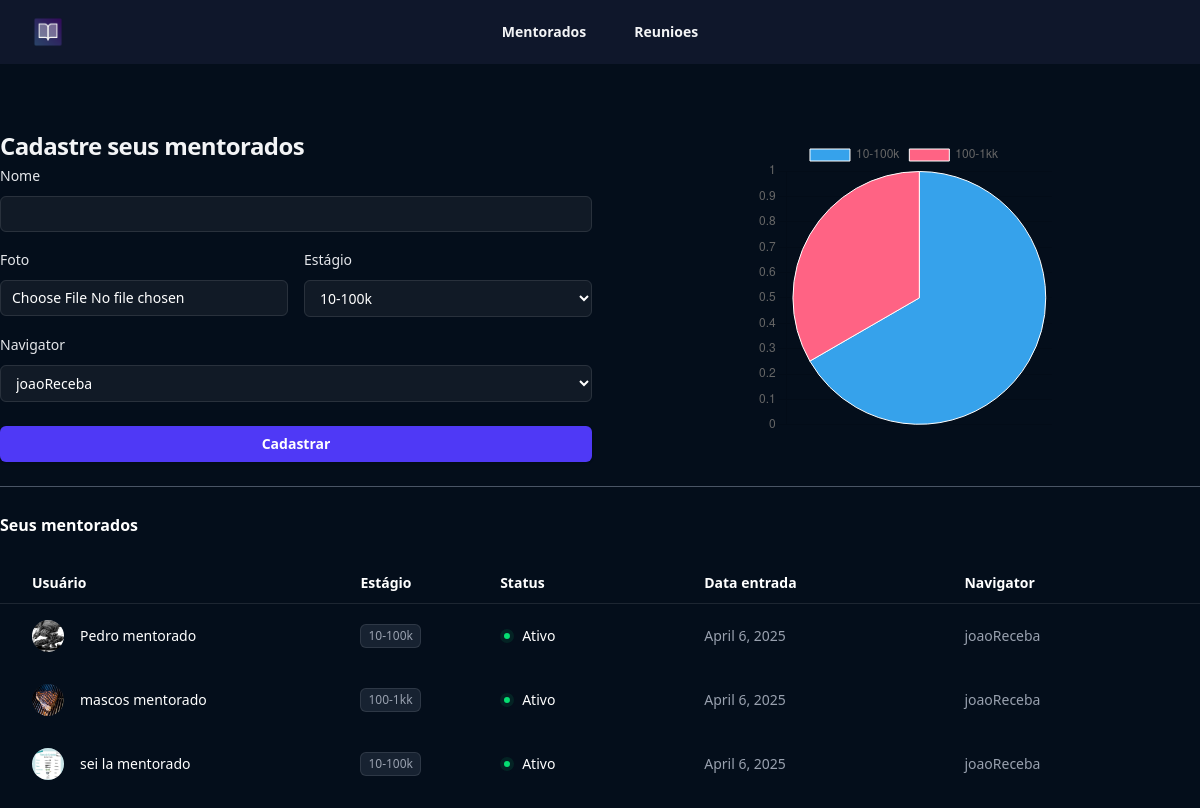
Page /mentorados/ (signed in) on the committed database.
### mentorados/models.py (models this page shows, shortened)
class Mentorados(models.Model):
    estado_choices = (("E1", "10-100k"), ("E2", "100-1kk"))
    nome = models.CharField(max_length=255)
    foto = models.ImageField(upload_to="fotos", null=True, blank=True)
    estagio = models.CharField(max_length=2, choices=estado_choices)
    navigator = models.ForeignKey(Navigators, null=True, on_delete=models.CASCADE)
    user = models.ForeignKey(User, on_delete=models.CASCADE)  # mentor
    criado_em = models.DateField(auto_now_add=True)
    token = models.CharField(max_length=16)

class Navigators(models.Model):
    nome = models.CharField(max_length=255)
    user = models.ForeignKey(User, on_delete=models.CASCADE)  # mentor

### mentorados/views.py (the view, shortened to what this page needs)
# urls.py: path("mentorados/", include("mentorados.urls")),
def mentorados(request):
    if not request.user.is_authenticated:
        return redirect("login")
    if request.method == "GET":
        navigators = Navigators.objects.filter(user=request.user)
        mentorados = Mentorados.objects.filter(user=request.user)
        estagios_flat = []
        qtd_estagios = []
        for item in Mentorados.estado_choices:
            estagios_flat.append(item[1])
        for i, j in Mentorados.estado_choices:
            x = Mentorados.objects.filter(estagio=i, user=request.user).count()
            qtd_estagios.append(x)
        return render(
            request,
            "mentorados.html",
            {
                "estagios": Mentorados.estado_choices,
                "navigators": navigators,
                "mentorados": mentorados,
                "estagios_flat": estagios_flat,
                "qtd_estagios": qtd_estagios,
            },
        )

### mentorados/templates/mentorados.html (shortened to what this page needs)
{% extends "base.html" %} {% load static %} {% block 'body' %}
<header class="bg-slate-900">
  <nav
    class="flex items-center justify-between p-4 lg:px-8"
    aria-label="Global"
  >
    <div class="flex lg:flex-1">
      <a href="#" class="-m-1.5 p-1.5">
        <img class="h-8 w-auto" src="{% static 'logo.png' %}" alt="">
      </a>
    </div>
    <div class="hidden lg:flex lg:gap-x-12">
      <a href="{% url "mentorados" %}" class="text-sm/6 font-semibold text-gray-100">Mentorados</a>
      <a href="{% url "reunioes" %}" class="text-sm/6 font-semibold text-gray-100">Reunioes</a>
    </div>
  </nav>
</header>
<div class="bg-[#040e1b] min-h-screen">
  <div class="max-w-7xl mx-auto py-12">
    <div class="grid grid-cols-2 gap-4">
      <div>
        <form
          action="{% url 'mentorados' %}"
          method="POST"
          enctype="multipart/form-data"
        >
          <h2 class="mt-4 text-2xl/9 font-bold tracking-tight text-gray-100">
            Cadastre seus mentorados
          </h2>
          <div>
            <label for="email" class="block text-sm/6 font-medium text-gray-200"
              >Nome</label
            >
            <div class="mt-2">
              <input
                type="text"
                name="nome"
                required
                class="block w-full rounded-md bg-white/5 px-3 py-1.5 text-base text-white outline outline-1 -outline-offset-1 outline-white/10 placeholder:text-gray-500 focus:outline focus:outline-2 focus:-outline-offset-2 focus:outline-indigo-500 sm:text-sm/6"
              />
            </div>
          </div>
          <div class="grid grid-cols-2 gap-4 mt-4">
            <div>
              <label class="block text-sm/6 font-medium text-gray-200"
                >Foto</label
              >
              <div class="mt-2">
                <input
                  type="file"
                  name="foto"
                  id="foto"
                  autocomplete="foto"
                  required
                  class="block w-full rounded-md bg-white/5 px-3 py-1.5 text-base text-white outline outline-1 -outline-offset-1 outline-white/10 placeholder:text-gray-500 focus:outline focus:outline-2 focus:-outline-offset-2 focus:outline-indigo-500 sm:text-sm/6"
                />
              </div>
            </div>
            <div>
              <label class="block text-sm/6 font-medium text-gray-200"
                >Estágio</label
              >
              <div class="mt-2">
                <select
                  name="estagio"
                  id=""
                  class="block w-full rounded-md bg-white/5 px-3 py-2 text-base text-white outline outline-1 -outline-offset-1 outline-white/10 placeholder:text-gray-500 focus:outline focus:outline-2 focus:-outline-offset-2 focus:outline-indigo-500 sm:text-sm/6"
                >
                  {% for estagio in estagios %}
                  <option class="text-slate-900" value="{{estagio.0}}">
                    {{estagio.1}}
                  </option>
                  {% endfor %}
                </select>
              </div>
            </div>
          </div>
          <div class="mt-4">
            <label class="block text-sm/6 font-medium text-gray-200"
              >Navigator</label
            >
            <div class="mt-2">
              <select
                name="navigator"
                id=""
                class="block w-full rounded-md bg-white/5 px-3 py-2 text-base text-white outline outline-1 -outline-offset-1 outline-white/10 placeholder:text-gray-500 focus:outline focus:outline-2 focus:-outline-offset-2 focus:outline-indigo-500 sm:text-sm/6"
              >
                {% for navigator in navigators %}
                <option value="{{navigator.id}}">{{navigator.nome}}</option>
                {% endfor %}
              </select>
            </div>
            <br />
            <button
              type="submit"
              class="flex w-full justify-center cursor-pointer rounded-md bg-indigo-600 px-3 py-1.5 text-sm/6 font-semibold text-white shadow-sm hover:bg-indigo-500 focus-visible:outline focus-visible:outline-2 focus-visible:outline-offset-2 focus-visible:outline-indigo-600"
            >
              Cadastrar
            </button>
          </div>
        </form>
      </div>
      <div class="flex justify-center items-center w-1/2 mx-auto">
        <canvas id="myChart" class="w-24 h-24"></canvas>
      </div>
    </div>
    <div class="mt-6">
      <hr class="border-gray-600" />
      <br />
      <h2 class="text-base/7 font-semibold text-white">Seus mentorados</h2>
      <table class="mt-6 w-full whitespace-nowrap text-left">
        <thead class="border-b border-white/10 text-sm/6 text-white">
          <tr>
            <th
              scope="col"
              class="py-2 pl-4 pr-8 font-semibold sm:pl-6 lg:pl-8"
            >
              Usuário
            </th>
            <th
              scope="col"
              class="hidden py-2 pl-0 pr-8 font-semibold sm:table-cell"
            >
              Estágio
            </th>
            <th
              scope="col"
              class="py-2 pl-0 pr-4 text-right font-semibold sm:pr-8 sm:text-left lg:pr-20"
            >
              Status
            </th>
            <th
              scope="col"
              class="hidden py-2 pl-0 pr-8 font-semibold md:table-cell lg:pr-20"
            >
              Data entrada
            </th>
            <th
              scope="col"
              class="hidden py-2 pl-0 pr-8 font-semibold md:table-cell lg:pr-20"
            >
              Navigator
            </th>
          </tr>
        </thead>
        {% for mentorado in mentorados %}
        <tbody class="divide-y divide-white/5">
          <tr>
            <td class="py-4 pl-4 pr-8 sm:pl-6 lg:pl-8">
              <div class="flex items-center gap-x-4">
                <img
                  src="{{mentorado.foto.url}}"
                  alt=""
                  class="size-8 rounded-full bg-gray-800"
                />
                <a href="{% url 'tarefa' mentorado.id %}">
                <div class="truncate text-sm/6 font-medium text-white">
                  {{mentorado.nome}}
                </div>
              </div>
            </td>
            <td class="hidden py-4 pl-0 pr-4 sm:table-cell sm:pr-8">
              <div class="flex gap-x-3">
                <div
                  class="rounded-md bg-gray-700/40 px-2 py-1 text-xs font-medium text-gray-400 ring-1 ring-inset ring-white/10"
                >
                  {{mentorado.get_estagio_display}}
                </div>
              </div>
            </td>
            <td class="py-4 pl-0 pr-4 text-sm/6 sm:pr-8 lg:pr-20">
              <div
                class="flex items-center justify-end gap-x-2 sm:justify-start"
              >
                <div
                  class="flex-none rounded-full bg-green-400/10 p-1 text-green-400"
                >
                  <div class="size-1.5 rounded-full bg-current"></div>
                </div>
                <div class="hidden text-white sm:block">Ativo</div>
              </div>
            </td>
            <td
              class="hidden py-4 pl-0 pr-8 text-sm/6 text-gray-400 md:table-cell lg:pr-20"
            >
              {{mentorado.criado_em}}
            </td>
            <td
              class="hidden py-4 pl-0 pr-8 text-sm/6 text-gray-400 md:table-cell lg:pr-20"
            >
              {{mentorado.navigator.nome}}
            </td>
          </tr>
          {%endfor%}
        </tbody>
      </table>
    </div>
  </div>
</div>
<script>
  const ctx = document.getElementById("myChart");
  new Chart(ctx, {
    type: "pie",
    data: {
      labels: {{estagios_flat|safe}},
      datasets: [
        {
          label: "",
          data: {{qtd_estagios|safe}},
          borderWidth: 1,
        },
      ],
    },
    options: {
      scales: {
        y: {
          beginAtZero: true,
        },
      },
    },
  });
</script>
{% endblock 'body' %}

### templates/base.html (shortened to what this page needs)
<!DOCTYPE html>
<html lang="en">
  <head>
    <script src="https://unpkg.com/@tailwindcss/browser@4"></script>
  </head>
  <body>
    {% block 'body' %}{% endblock 'body' %}
  </body>
</html>

### rows in the picture
Mentorados: foto (picture), nome "Pedro mentorado", estagio "10-100k", criado_em "April 6, 2025", navigator.nome "joaoReceba"
Mentorados: foto (picture), nome "mascos mentorado", estagio "100-1kk", criado_em "April 6, 2025", navigator.nome "joaoReceba"
Mentorados: foto (picture), nome "sei la mentorado", estagio "10-100k", criado_em "April 6, 2025", navigator.nome "joaoReceba"

### other values in the picture
form field estagio "10-100k"
form field navigator "joaoReceba"
chart data {{ qtd_estagios|safe }} [2, 1]
